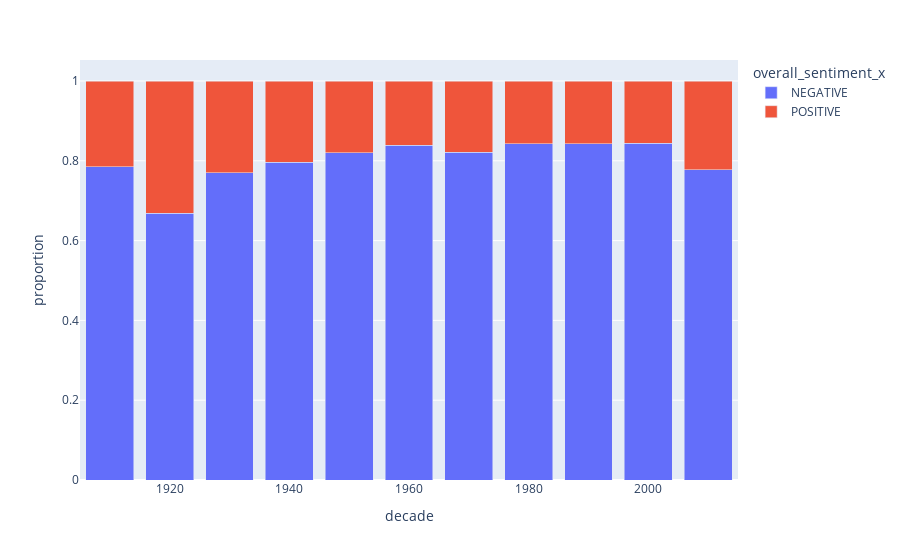

Write notebook code for a chart like this one.
### Code cell
merged_df['decade'] = (merged_df['MovieReleaseDate'] // 10) * 10

df_grouped = merged_df.groupby(['decade', 'overall_sentiment_x']).size().reset_index(name='count')

total_per_decade = merged_df.groupby(['decade']).size().reset_index(name='total')

df_merged = pd.merge(df_grouped, total_per_decade, on='decade')
df_merged['proportion'] = df_merged['count'] / df_merged['total']

fig = px.bar(df_merged, x='decade', y='proportion', color='overall_sentiment_x', barmode='stack')
fig.show()

contingency_table = pd.crosstab(df_merged['decade'], df_merged['overall_sentiment_x'])

chi2, p, dof, expected = chi2_contingency(contingency_table)

print(f"Chi-squared: {chi2}, p-value: {p}")

fig_json = fig.to_json()

with open('figures/time-sentiment.json', 'w') as json_file:
    json.dump(json.loads(fig_json), json_file, indent=4)

### Figure 1 — Plotly figure (JSON) as saved in the notebook; plotly's stock layout.template omitted (floating-point values rounded to 4 significant figures)
{"data": [{"alignmentgroup": "True", "hovertemplate": "overall_sentiment_x=NEGATIVE<br>decade=%{x}<br>proportion=%{y}<extra></extra>", "legendgroup": "NEGATIVE", "marker": {"color": "#636efa", "pattern": {"shape": ""}}, "name": "NEGATIVE", "offsetgroup": "NEGATIVE", "orientation": "v", "showlegend": true, "textposition": "auto", "type": "bar", "x": [1910, 1920, 1930, 1940, 1950, 1960, 1970, 1980, 1990, 2000, 2010], "xaxis": "x", "y": [0.7857, 0.669, 0.7699, 0.796, 0.8201, 0.8393, 0.821, 0.8428, 0.8431, 0.8445, 0.7771], "yaxis": "y"}, {"alignmentgroup": "True", "hovertemplate": "overall_sentiment_x=POSITIVE<br>decade=%{x}<br>proportion=%{y}<extra></extra>", "legendgroup": "POSITIVE", "marker": {"color": "#EF553B", "pattern": {"shape": ""}}, "name": "POSITIVE", "offsetgroup": "POSITIVE", "orientation": "v", "showlegend": true, "textposition": "auto", "type": "bar", "x": [1910, 1920, 1930, 1940, 1950, 1960, 1970, 1980, 1990, 2000, 2010], "xaxis": "x", "y": [0.2143, 0.331, 0.2301, 0.204, 0.1799, 0.1607, 0.179, 0.1572, 0.1569, 0.1555, 0.2229], "yaxis": "y"}], "layout": {"barmode": "stack", "legend": {"title": {"text": "overall_sentiment_x"}, "tracegroupgap": 0}, "margin": {"t": 60}, "xaxis": {"anchor": "y", "domain": [0, 1], "title": {"text": "decade"}}, "yaxis": {"anchor": "x", "domain": [0, 1], "title": {"text": "proportion"}}}}
